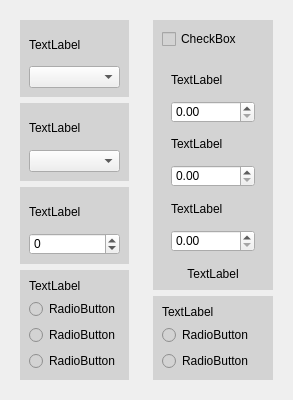
<?xml version="1.0" encoding="UTF-8"?>
<ui version="4.0">
 <class>Form</class>
 <widget class="QWidget" name="Form">
  <property name="geometry">
   <rect>
    <x>0</x>
    <y>0</y>
    <width>281</width>
    <height>400</height>
   </rect>
  </property>
  <property name="windowTitle">
   <string>Form</string>
  </property>
  <layout class="QHBoxLayout" name="horizontalLayout">
   <item>
    <widget class="QWidget" name="option_widget" native="true">
     <property name="enabled">
      <bool>true</bool>
     </property>
     <property name="sizePolicy">
      <sizepolicy hsizetype="Preferred" vsizetype="Preferred">
       <horstretch>1</horstretch>
       <verstretch>0</verstretch>
      </sizepolicy>
     </property>
     <property name="cursor">
      <cursorShape>ArrowCursor</cursorShape>
     </property>
     <layout class="QVBoxLayout" name="option_layout">
      <property name="spacing">
       <number>6</number>
      </property>
      <property name="leftMargin">
       <number>9</number>
      </property>
      <property name="topMargin">
       <number>9</number>
      </property>
      <property name="rightMargin">
       <number>9</number>
      </property>
      <property name="bottomMargin">
       <number>9</number>
      </property>
      <item>
       <widget class="QWidget" name="roll_off_widget" native="true">
        <property name="styleSheet">
         <string notr="true">background-color: lightgray;</string>
        </property>
        <layout class="QGridLayout" name="gridLayout_2">
         <item row="3" column="0">
          <layout class="QVBoxLayout" name="roll_off_layout">
           <item>
            <widget class="QLabel" name="roll_off_label">
             <property name="styleSheet">
              <string notr="true"/>
             </property>
             <property name="text">
              <string>TextLabel</string>
             </property>
            </widget>
           </item>
           <item>
            <widget class="QComboBox" name="roll_off_cb">
             <property name="styleSheet">
              <string notr="true">background-color: Pale gray;</string>
             </property>
            </widget>
           </item>
          </layout>
         </item>
        </layout>
       </widget>
      </item>
      <item>
       <widget class="QWidget" name="tc_widget" native="true">
        <property name="styleSheet">
         <string notr="true">background-color: lightgray;</string>
        </property>
        <layout class="QGridLayout" name="gridLayout_3">
         <item row="0" column="0">
          <layout class="QVBoxLayout" name="tc_layout">
           <item>
            <widget class="QLabel" name="tc_label">
             <property name="text">
              <string>TextLabel</string>
             </property>
            </widget>
           </item>
           <item>
            <widget class="QComboBox" name="tc_cb">
             <property name="styleSheet">
              <string notr="true">background-color: Pale gray;</string>
             </property>
            </widget>
           </item>
          </layout>
         </item>
        </layout>
       </widget>
      </item>
      <item>
       <widget class="QWidget" name="h_widget" native="true">
        <property name="styleSheet">
         <string notr="true">background-color: lightgray;</string>
        </property>
        <layout class="QGridLayout" name="gridLayout_6">
         <item row="0" column="0">
          <layout class="QVBoxLayout" name="h_layout">
           <item>
            <widget class="QLabel" name="h_label">
             <property name="text">
              <string>TextLabel</string>
             </property>
            </widget>
           </item>
           <item>
            <widget class="QSpinBox" name="h_spinbox">
             <property name="styleSheet">
              <string notr="true">background-color: Pale gray;</string>
             </property>
             <property name="minimum">
              <number>-1000000</number>
             </property>
             <property name="maximum">
              <number>1000000</number>
             </property>
            </widget>
           </item>
          </layout>
         </item>
        </layout>
       </widget>
      </item>
      <item>
       <widget class="QWidget" name="ig_widget" native="true">
        <property name="styleSheet">
         <string notr="true">background-color: lightgray;</string>
        </property>
        <layout class="QGridLayout" name="gridLayout_4">
         <item row="1" column="0">
          <layout class="QVBoxLayout" name="ig_layout">
           <item>
            <widget class="QLabel" name="ig_label">
             <property name="text">
              <string>TextLabel</string>
             </property>
            </widget>
           </item>
           <item>
            <widget class="QRadioButton" name="ig_0">
             <property name="text">
              <string>RadioButton</string>
             </property>
            </widget>
           </item>
           <item>
            <widget class="QRadioButton" name="ig_1">
             <property name="text">
              <string>RadioButton</string>
             </property>
            </widget>
           </item>
           <item>
            <widget class="QRadioButton" name="ig_2">
             <property name="text">
              <string>RadioButton</string>
             </property>
            </widget>
           </item>
          </layout>
         </item>
        </layout>
       </widget>
      </item>
     </layout>
    </widget>
   </item>
   <item>
    <widget class="QWidget" name="option_layout_2" native="true">
     <property name="sizePolicy">
      <sizepolicy hsizetype="Preferred" vsizetype="Preferred">
       <horstretch>1</horstretch>
       <verstretch>0</verstretch>
      </sizepolicy>
     </property>
     <property name="styleSheet">
      <string notr="true"/>
     </property>
     <layout class="QVBoxLayout" name="verticalLayout">
      <item>
       <widget class="QWidget" name="pll_widget" native="true">
        <property name="styleSheet">
         <string notr="true">background-color: lightgray;</string>
        </property>
        <layout class="QVBoxLayout" name="pll_layout">
         <item>
          <widget class="QCheckBox" name="pll_check">
           <property name="text">
            <string>CheckBox</string>
           </property>
          </widget>
         </item>
         <item>
          <widget class="QStackedWidget" name="pll_spanel">
           <property name="currentIndex">
            <number>1</number>
           </property>
           <widget class="QWidget" name="on_widget">
            <layout class="QGridLayout" name="gridLayout_2">
             <item row="0" column="0">
              <layout class="QVBoxLayout" name="on_layout">
               <item>
                <widget class="QLabel" name="ext_f_label">
                 <property name="text">
                  <string>TextLabel</string>
                 </property>
                </widget>
               </item>
               <item>
                <widget class="QDoubleSpinBox" name="ext_f_display">
                 <property name="styleSheet">
                  <string notr="true">background-color: Pale gray;</string>
                 </property>
                 <property name="readOnly">
                  <bool>true</bool>
                 </property>
                </widget>
               </item>
               <item>
                <spacer name="verticalSpacer">
                 <property name="orientation">
                  <enum>Qt::Vertical</enum>
                 </property>
                </spacer>
               </item>
              </layout>
             </item>
            </layout>
           </widget>
           <widget class="QWidget" name="off_widget">
            <layout class="QGridLayout" name="gridLayout_3">
             <item row="0" column="0">
              <layout class="QVBoxLayout" name="off_layout">
               <item>
                <widget class="QLabel" name="frec_label">
                 <property name="text">
                  <string>TextLabel</string>
                 </property>
                </widget>
               </item>
               <item>
                <widget class="QDoubleSpinBox" name="frec_input">
                 <property name="styleSheet">
                  <string notr="true">background-color: Pale gray;</string>
                 </property>
                 <property name="maximum">
                  <double>1000000.000000000000000</double>
                 </property>
                </widget>
               </item>
               <item>
                <widget class="QLabel" name="amp_label">
                 <property name="text">
                  <string>TextLabel</string>
                 </property>
                </widget>
               </item>
               <item>
                <widget class="QDoubleSpinBox" name="amp_input">
                 <property name="styleSheet">
                  <string notr="true">background-color: Pale gray;</string>
                 </property>
                </widget>
               </item>
               <item>
                <widget class="QLabel" name="phase_label">
                 <property name="text">
                  <string>TextLabel</string>
                 </property>
                </widget>
               </item>
               <item>
                <widget class="QDoubleSpinBox" name="phase_input">
                 <property name="styleSheet">
                  <string notr="true">background-color: Pale gray;</string>
                 </property>
                 <property name="maximum">
                  <double>36000.000000000000000</double>
                 </property>
                </widget>
               </item>
              </layout>
             </item>
            </layout>
           </widget>
          </widget>
         </item>
         <item>
          <widget class="QLabel" name="overload_label">
           <property name="text">
            <string>TextLabel</string>
           </property>
           <property name="alignment">
            <set>Qt::AlignCenter</set>
           </property>
          </widget>
         </item>
        </layout>
       </widget>
      </item>
      <item>
       <widget class="QWidget" name="coupling_widget" native="true">
        <property name="styleSheet">
         <string notr="true">background-color: lightgray;</string>
        </property>
        <layout class="QGridLayout" name="gridLayout_5">
         <item row="0" column="0">
          <layout class="QVBoxLayout" name="coupling_layout">
           <item>
            <widget class="QLabel" name="coupling_label">
             <property name="text">
              <string>TextLabel</string>
             </property>
            </widget>
           </item>
           <item>
            <widget class="QRadioButton" name="coupling_0">
             <property name="text">
              <string>RadioButton</string>
             </property>
            </widget>
           </item>
           <item>
            <widget class="QRadioButton" name="coupling_1">
             <property name="text">
              <string>RadioButton</string>
             </property>
            </widget>
           </item>
          </layout>
         </item>
        </layout>
       </widget>
      </item>
     </layout>
    </widget>
   </item>
  </layout>
 </widget>
 <resources/>
 <connections/>
</ui>
